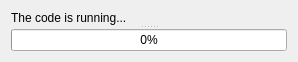
<?xml version="1.0" encoding="UTF-8"?>
<ui version="4.0">
 <class>Form</class>
 <widget class="QWidget" name="Form">
  <property name="geometry">
   <rect>
    <x>0</x>
    <y>0</y>
    <width>298</width>
    <height>62</height>
   </rect>
  </property>
  <property name="maximumSize">
   <size>
    <width>16777215</width>
    <height>62</height>
   </size>
  </property>
  <property name="windowTitle">
   <string>Form</string>
  </property>
  <layout class="QHBoxLayout" name="horizontalLayout">
   <item>
    <widget class="QSplitter" name="splitter">
     <property name="orientation">
      <enum>Qt::Vertical</enum>
     </property>
     <widget class="QLabel" name="label">
      <property name="text">
       <string>The code is running...</string>
      </property>
     </widget>
     <widget class="QProgressBar" name="progressBar">
      <property name="value">
       <number>0</number>
      </property>
     </widget>
    </widget>
   </item>
  </layout>
 </widget>
 <resources/>
 <connections/>
</ui>
